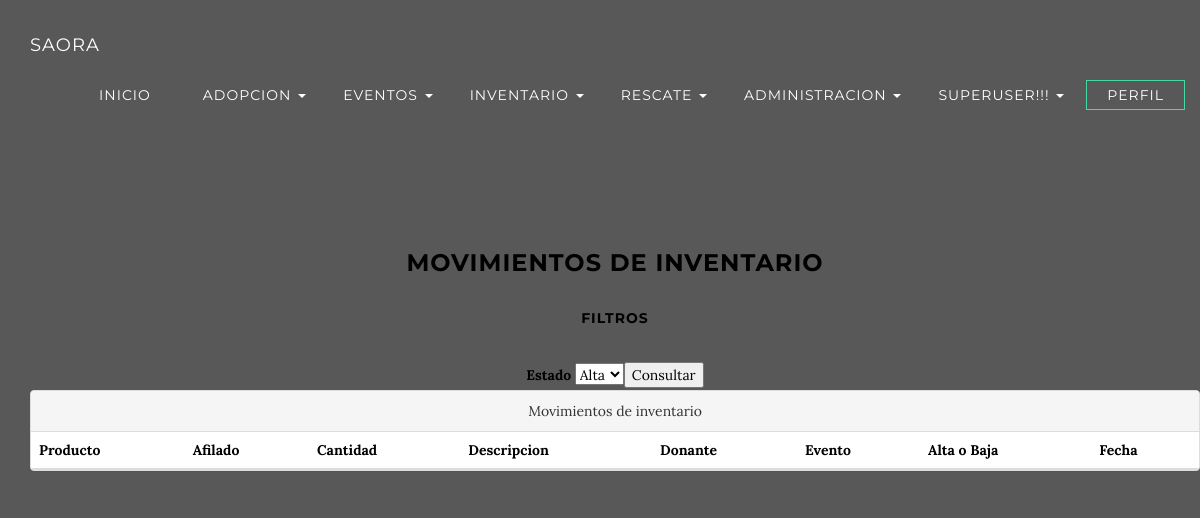
Before: /inv/con_inv_edo/ (signed in) with the older database file.
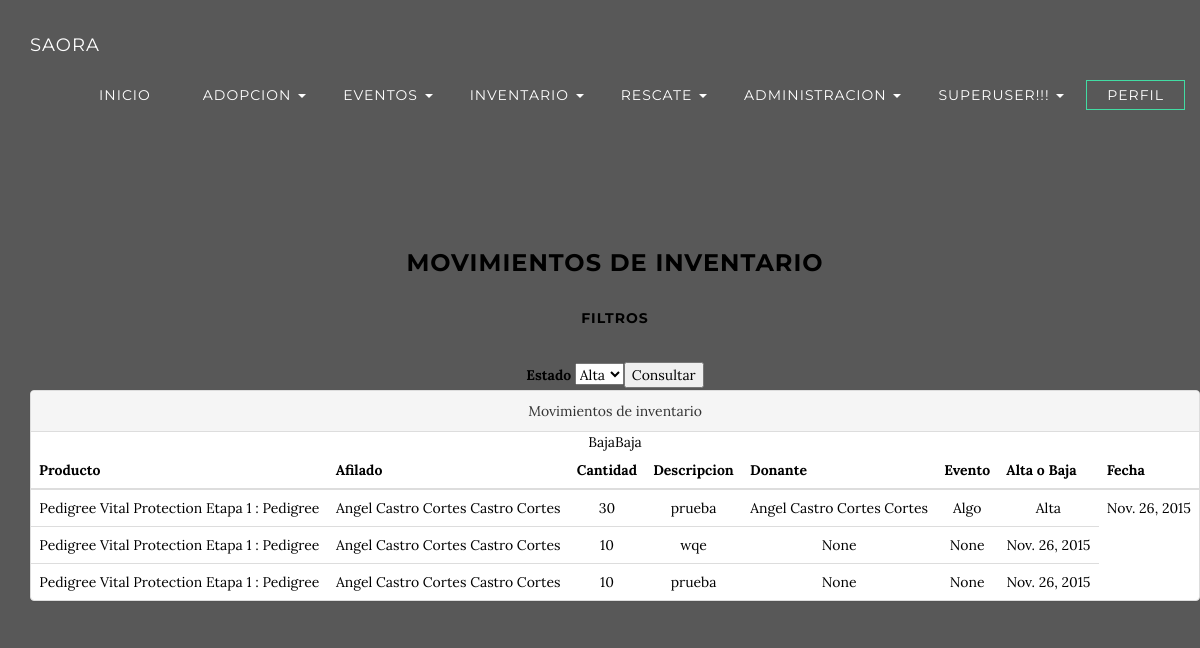
After: the same page with the newer database file.
### SAORA/apps/Inventario/models.py (models this page shows, shortened)
class Inv_Hist(models.Model):
	id_afiliado= models.ForeignKey('Usuarios.Afiliado')
	id_producto= models.ForeignKey('Producto')
	cantidad = models.PositiveIntegerField()
	descr  = models.CharField(max_length=100, null=True)
	id_donante = models.ForeignKey('Donante', null=True)
	id_evento = models.ForeignKey('Evento.Evento', null=True)
	alta_baja = models.BooleanField()
	ult_act = models.DateField(auto_now_add=True)

class Producto(models.Model):
	nombre = models.CharField(max_length=25)
	marca = models.CharField(max_length=25)
	cneto = models.CharField(max_length=15)
	ult_act = models.DateField(auto_now_add=True)
	def __unicode__(self):
		return "%s : %s"%(self.nombre,self.marca)

class Donante(models.Model):
	nombre = models.CharField(max_length=25)
	ape_pat = models.CharField(max_length=25)
	ape_mat = models.CharField(max_length=25)
	rfc  = models.CharField(max_length=13)
	tel = models.IntegerField()
	direccion  = models.CharField(max_length=100)
	email = models.CharField(max_length=45)
	ult_act = models.DateField(auto_now_add=True)
	def __unicode__(self):
		return "%s %s %s"%(self.nombre,self.ape_pat,self.ape_mat)

### SAORA/apps/Usuarios/models.py (models this page shows, shortened)
class Afiliado(models.Model):
	nombre = models.CharField(max_length=25)
	ape_pat = models.CharField(max_length=25)
	ape_mat = models.CharField(max_length=25)
	edad = models.PositiveIntegerField()
	direccion  = models.CharField(max_length=100)
	tel = models.PositiveIntegerField()
	email = models.CharField(max_length=45)
	id_tafil = models.ForeignKey('Tafil')
	ult_act = models.DateField(auto_now_add=True)
	imagen = models.ImageField(upload_to='afiliados/')
	SLUG = models.SlugField(unique=True)
	def __unicode__(self):
		return "%s %s %s"%(self.nombre,self.ape_pat,self.ape_mat)

### SAORA/apps/Evento/models.py (models this page shows)
class Evento(models.Model):
	nombre = models.CharField(max_length=50)
	descr = models.CharField(max_length=100)
	lugar = models.CharField(max_length=50)
	fecha = models.DateTimeField()
	id_tevento = models.ForeignKey('Tevento')
	id_eve_edo = models.ForeignKey('Eve_Edo')
	ult_act = models.DateField(auto_now_add=True)
	def __unicode__(self):
		return "%s"%(self.nombre)

### SAORA/apps/Inventario/views.py (the view, shortened to what this page needs)
@login_required(login_url='/')
def Con_Inv_Estado(request):
    obj = Inv_Hist.objects.all()
    ctx = {'mensaje':obj}
    return render(request,'Inventario/con_inv_edo.html',ctx)

### SAORA/templates/Inventario/con_inv_edo.html (shortened to what this page needs)
{% extends "General/base.html" %}
{% block content %}
<section class="container content-section text-center">
	<div class="container">
		<h3>Movimientos de inventario</h3>
	</div>
	<div class="container">
		<h5>Filtros</h5>
		<form class = "form-horizontal" action="/inv/con_inv_edo/" method="POST">
      <label>Estado</label>
			<select name="edo">
        <option value="1">Alta</option>
			<input type="submit" value="Consultar">
		</form>
	</div>
	<div class="container">
		<section class="row">
			<div class="panel panel-default">
			<div class="panel-heading">Movimientos de inventario</div>
				<table class="table">
					<thead>
					<tr>
							<th>Producto</th>
							<th>Afilado</th>
							<th>Cantidad</th>
							<th>Descripcion</th>
							<th>Donante</th>
							<th>Evento</th>
							<th>Alta o Baja</th>
							<th>Fecha</th>
						</tr>
					</thead>
					<tbody>
						{% for i in mensaje%}
							<tr>
								<td>{{i.id_producto}}</td>
								<td>{{i.id_afiliado}}</td>
								<td>{{i.cantidad}}</td>
								<td>{{i.descr}}</td>
								<td>{{i.id_donante}}</td>
								<td>{{i.id_evento}}</td>
                {% if i.alta_baja == True %}
								  <td>Alta</td>
                {% else %}
                  <tb>Baja</tb>
                {% endif %}
								<td>{{i.ult_act}}</td>
							</tr>
						{% endfor %}
					</tbody>
				</table>
			</div>
		</section>
	</div>
</section>
{% endblock %}

Changed rows visible on the page:
added Inv_Hist: id_producto "Pedigree Vital Protection Etapa 1 : Pedigree", id_afiliado "Angel Castro Cortes Castro Cortes", cantidad "30", descr "prueba", id_donante "Angel Castro Cortes Cortes", id_evento "Algo", alta_baja "Alta", ult_act "Nov. 26, 2015"
added Inv_Hist: id_producto "Pedigree Vital Protection Etapa 1 : Pedigree", id_afiliado "Angel Castro Cortes Castro Cortes", cantidad "10", descr "wqe", id_donante "None", id_evento "None", alta_baja "Baja", ult_act "Nov. 26, 2015"
added Inv_Hist: id_producto "Pedigree Vital Protection Etapa 1 : Pedigree", id_afiliado "Angel Castro Cortes Castro Cortes", cantidad "10", descr "prueba", id_donante "None", id_evento "None", alta_baja "Baja", ult_act "Nov. 26, 2015"
